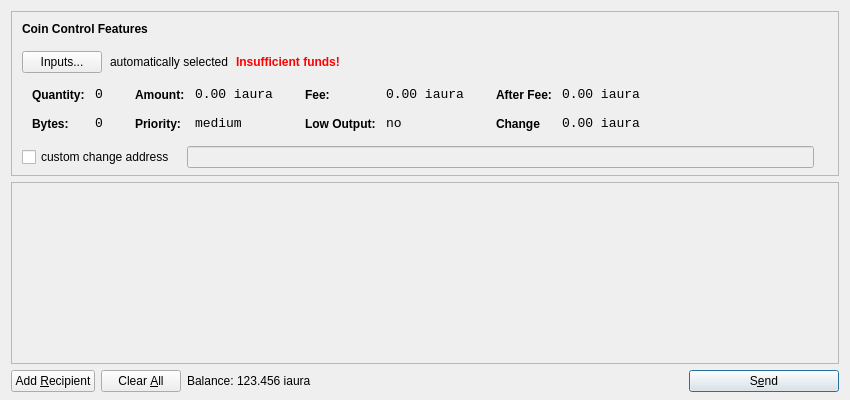
<?xml version="1.0" encoding="UTF-8"?>
<ui version="4.0">
 <class>SendCoinsDialog</class>
 <widget class="QDialog" name="SendCoinsDialog">
  <property name="geometry">
   <rect>
    <x>0</x>
    <y>0</y>
    <width>850</width>
    <height>400</height>
   </rect>
  </property>
  <property name="windowTitle">
   <string>Send Coins</string>
  </property>
  <layout class="QVBoxLayout" name="verticalLayout" stretch="0,1,0">
   <property name="bottomMargin">
    <number>8</number>
   </property>
   <item>
    <widget class="QFrame" name="frameCoinControl">
     <property name="sizePolicy">
      <sizepolicy hsizetype="Expanding" vsizetype="Expanding">
       <horstretch>0</horstretch>
       <verstretch>0</verstretch>
      </sizepolicy>
     </property>
     <property name="maximumSize">
      <size>
       <width>16777215</width>
       <height>16777215</height>
      </size>
     </property>
     <property name="frameShape">
      <enum>QFrame::StyledPanel</enum>
     </property>
     <property name="frameShadow">
      <enum>QFrame::Sunken</enum>
     </property>
     <layout class="QVBoxLayout" name="verticalLayoutCoinControl2">
      <property name="spacing">
       <number>6</number>
      </property>
      <property name="leftMargin">
       <number>0</number>
      </property>
      <property name="topMargin">
       <number>0</number>
      </property>
      <property name="rightMargin">
       <number>0</number>
      </property>
      <property name="bottomMargin">
       <number>6</number>
      </property>
      <item>
       <layout class="QVBoxLayout" name="verticalLayoutCoinControl" stretch="0,0,0,0,1">
        <property name="spacing">
         <number>0</number>
        </property>
        <property name="leftMargin">
         <number>10</number>
        </property>
        <property name="topMargin">
         <number>10</number>
        </property>
        <item>
         <layout class="QHBoxLayout" name="horizontalLayoutCoinControl1">
          <property name="bottomMargin">
           <number>15</number>
          </property>
          <item>
           <widget class="QLabel" name="labelCoinControlFeatures">
            <property name="sizePolicy">
             <sizepolicy hsizetype="Preferred" vsizetype="Maximum">
              <horstretch>0</horstretch>
              <verstretch>0</verstretch>
             </sizepolicy>
            </property>
            <property name="font">
             <font>
              <weight>75</weight>
              <bold>true</bold>
             </font>
            </property>
            <property name="styleSheet">
             <string notr="true">font-weight:bold;</string>
            </property>
            <property name="text">
             <string>Coin Control Features</string>
            </property>
           </widget>
          </item>
         </layout>
        </item>
        <item>
         <layout class="QHBoxLayout" name="horizontalLayoutCoinControl2" stretch="0,0,0,0">
          <property name="spacing">
           <number>8</number>
          </property>
          <property name="bottomMargin">
           <number>10</number>
          </property>
          <item>
           <widget class="QPushButton" name="pushButtonCoinControl">
            <property name="styleSheet">
             <string notr="true"/>
            </property>
            <property name="text">
             <string>Inputs...</string>
            </property>
           </widget>
          </item>
          <item>
           <widget class="QLabel" name="labelCoinControlAutomaticallySelected">
            <property name="text">
             <string>automatically selected</string>
            </property>
            <property name="margin">
             <number>5</number>
            </property>
           </widget>
          </item>
          <item>
           <widget class="QLabel" name="labelCoinControlInsuffFunds">
            <property name="font">
             <font>
              <weight>75</weight>
              <bold>true</bold>
             </font>
            </property>
            <property name="styleSheet">
             <string notr="true">color:red;font-weight:bold;</string>
            </property>
            <property name="text">
             <string>Insufficient funds!</string>
            </property>
            <property name="margin">
             <number>5</number>
            </property>
           </widget>
          </item>
          <item>
           <spacer name="horizontalSpacerCoinControl">
            <property name="orientation">
             <enum>Qt::Horizontal</enum>
            </property>
            <property name="sizeHint" stdset="0">
             <size>
              <width>40</width>
              <height>1</height>
             </size>
            </property>
           </spacer>
          </item>
         </layout>
        </item>
        <item>
         <widget class="QWidget" name="widgetCoinControl" native="true">
          <property name="sizePolicy">
           <sizepolicy hsizetype="Preferred" vsizetype="Preferred">
            <horstretch>0</horstretch>
            <verstretch>0</verstretch>
           </sizepolicy>
          </property>
          <property name="minimumSize">
           <size>
            <width>0</width>
            <height>0</height>
           </size>
          </property>
          <property name="styleSheet">
           <string notr="true"/>
          </property>
          <layout class="QHBoxLayout" name="horizontalLayoutCoinControl5">
           <property name="leftMargin">
            <number>0</number>
           </property>
           <property name="topMargin">
            <number>0</number>
           </property>
           <property name="rightMargin">
            <number>0</number>
           </property>
           <property name="bottomMargin">
            <number>0</number>
           </property>
           <item>
            <layout class="QHBoxLayout" name="horizontalLayoutCoinControl3" stretch="0,0,0,1">
             <property name="spacing">
              <number>20</number>
             </property>
             <property name="topMargin">
              <number>0</number>
             </property>
             <property name="bottomMargin">
              <number>10</number>
             </property>
             <item>
              <layout class="QFormLayout" name="formLayoutCoinControl1">
               <property name="horizontalSpacing">
                <number>10</number>
               </property>
               <property name="verticalSpacing">
                <number>14</number>
               </property>
               <property name="leftMargin">
                <number>10</number>
               </property>
               <property name="topMargin">
                <number>4</number>
               </property>
               <property name="rightMargin">
                <number>6</number>
               </property>
               <item row="0" column="0">
                <widget class="QLabel" name="labelCoinControlQuantityText">
                 <property name="styleSheet">
                  <string notr="true">font-weight:bold;</string>
                 </property>
                 <property name="text">
                  <string>Quantity:</string>
                 </property>
                 <property name="margin">
                  <number>0</number>
                 </property>
                </widget>
               </item>
               <item row="0" column="1">
                <widget class="QLabel" name="labelCoinControlQuantity">
                 <property name="font">
                  <font>
                   <family>Monospace</family>
                   <pointsize>10</pointsize>
                  </font>
                 </property>
                 <property name="cursor">
                  <cursorShape>IBeamCursor</cursorShape>
                 </property>
                 <property name="contextMenuPolicy">
                  <enum>Qt::ActionsContextMenu</enum>
                 </property>
                 <property name="text">
                  <string>0</string>
                 </property>
                 <property name="margin">
                  <number>0</number>
                 </property>
                 <property name="textInteractionFlags">
                  <set>Qt::LinksAccessibleByMouse|Qt::TextSelectableByKeyboard|Qt::TextSelectableByMouse</set>
                 </property>
                </widget>
               </item>
               <item row="1" column="0">
                <widget class="QLabel" name="labelCoinControlBytesText">
                 <property name="styleSheet">
                  <string notr="true">font-weight:bold;</string>
                 </property>
                 <property name="text">
                  <string>Bytes:</string>
                 </property>
                </widget>
               </item>
               <item row="1" column="1">
                <widget class="QLabel" name="labelCoinControlBytes">
                 <property name="font">
                  <font>
                   <family>Monospace</family>
                   <pointsize>10</pointsize>
                  </font>
                 </property>
                 <property name="cursor">
                  <cursorShape>IBeamCursor</cursorShape>
                 </property>
                 <property name="contextMenuPolicy">
                  <enum>Qt::ActionsContextMenu</enum>
                 </property>
                 <property name="text">
                  <string>0</string>
                 </property>
                 <property name="textInteractionFlags">
                  <set>Qt::LinksAccessibleByMouse|Qt::TextSelectableByKeyboard|Qt::TextSelectableByMouse</set>
                 </property>
                </widget>
               </item>
              </layout>
             </item>
             <item>
              <layout class="QFormLayout" name="formLayoutCoinControl2">
               <property name="horizontalSpacing">
                <number>10</number>
               </property>
               <property name="verticalSpacing">
                <number>14</number>
               </property>
               <property name="leftMargin">
                <number>6</number>
               </property>
               <property name="topMargin">
                <number>4</number>
               </property>
               <property name="rightMargin">
                <number>6</number>
               </property>
               <item row="0" column="0">
                <widget class="QLabel" name="labelCoinControlAmountText">
                 <property name="styleSheet">
                  <string notr="true">font-weight:bold;</string>
                 </property>
                 <property name="text">
                  <string>Amount:</string>
                 </property>
                 <property name="margin">
                  <number>0</number>
                 </property>
                </widget>
               </item>
               <item row="0" column="1">
                <widget class="QLabel" name="labelCoinControlAmount">
                 <property name="font">
                  <font>
                   <family>Monospace</family>
                   <pointsize>10</pointsize>
                  </font>
                 </property>
                 <property name="cursor">
                  <cursorShape>IBeamCursor</cursorShape>
                 </property>
                 <property name="contextMenuPolicy">
                  <enum>Qt::ActionsContextMenu</enum>
                 </property>
                 <property name="text">
                  <string>0.00 iaura</string>
                 </property>
                 <property name="textInteractionFlags">
                  <set>Qt::LinksAccessibleByMouse|Qt::TextSelectableByKeyboard|Qt::TextSelectableByMouse</set>
                 </property>
                </widget>
               </item>
               <item row="1" column="0">
                <widget class="QLabel" name="labelCoinControlPriorityText">
                 <property name="styleSheet">
                  <string notr="true">font-weight:bold;</string>
                 </property>
                 <property name="text">
                  <string>Priority:</string>
                 </property>
                </widget>
               </item>
               <item row="1" column="1">
                <widget class="QLabel" name="labelCoinControlPriority">
                 <property name="font">
                  <font>
                   <family>Monospace</family>
                   <pointsize>10</pointsize>
                  </font>
                 </property>
                 <property name="cursor">
                  <cursorShape>IBeamCursor</cursorShape>
                 </property>
                 <property name="contextMenuPolicy">
                  <enum>Qt::ActionsContextMenu</enum>
                 </property>
                 <property name="text">
                  <string>medium</string>
                 </property>
                 <property name="textInteractionFlags">
                  <set>Qt::LinksAccessibleByMouse|Qt::TextSelectableByKeyboard|Qt::TextSelectableByMouse</set>
                 </property>
                </widget>
               </item>
              </layout>
             </item>
             <item>
              <layout class="QFormLayout" name="formLayoutCoinControl3">
               <property name="horizontalSpacing">
                <number>10</number>
               </property>
               <property name="verticalSpacing">
                <number>14</number>
               </property>
               <property name="leftMargin">
                <number>6</number>
               </property>
               <property name="topMargin">
                <number>4</number>
               </property>
               <property name="rightMargin">
                <number>6</number>
               </property>
               <item row="0" column="0">
                <widget class="QLabel" name="labelCoinControlFeeText">
                 <property name="styleSheet">
                  <string notr="true">font-weight:bold;</string>
                 </property>
                 <property name="text">
                  <string>Fee:</string>
                 </property>
                 <property name="margin">
                  <number>0</number>
                 </property>
                </widget>
               </item>
               <item row="0" column="1">
                <widget class="QLabel" name="labelCoinControlFee">
                 <property name="font">
                  <font>
                   <family>Monospace</family>
                   <pointsize>10</pointsize>
                  </font>
                 </property>
                 <property name="cursor">
                  <cursorShape>IBeamCursor</cursorShape>
                 </property>
                 <property name="contextMenuPolicy">
                  <enum>Qt::ActionsContextMenu</enum>
                 </property>
                 <property name="text">
                  <string>0.00 iaura</string>
                 </property>
                 <property name="textInteractionFlags">
                  <set>Qt::LinksAccessibleByMouse|Qt::TextSelectableByKeyboard|Qt::TextSelectableByMouse</set>
                 </property>
                </widget>
               </item>
               <item row="1" column="0">
                <widget class="QLabel" name="labelCoinControlLowOutputText">
                 <property name="styleSheet">
                  <string notr="true">font-weight:bold;</string>
                 </property>
                 <property name="text">
                  <string>Low Output:</string>
                 </property>
                </widget>
               </item>
               <item row="1" column="1">
                <widget class="QLabel" name="labelCoinControlLowOutput">
                 <property name="font">
                  <font>
                   <family>Monospace</family>
                   <pointsize>10</pointsize>
                  </font>
                 </property>
                 <property name="cursor">
                  <cursorShape>IBeamCursor</cursorShape>
                 </property>
                 <property name="contextMenuPolicy">
                  <enum>Qt::ActionsContextMenu</enum>
                 </property>
                 <property name="text">
                  <string>no</string>
                 </property>
                 <property name="textInteractionFlags">
                  <set>Qt::LinksAccessibleByMouse|Qt::TextSelectableByKeyboard|Qt::TextSelectableByMouse</set>
                 </property>
                </widget>
               </item>
              </layout>
             </item>
             <item>
              <layout class="QFormLayout" name="formLayoutCoinControl4">
               <property name="horizontalSpacing">
                <number>10</number>
               </property>
               <property name="verticalSpacing">
                <number>14</number>
               </property>
               <property name="leftMargin">
                <number>6</number>
               </property>
               <property name="topMargin">
                <number>4</number>
               </property>
               <property name="rightMargin">
                <number>6</number>
               </property>
               <item row="0" column="0">
                <widget class="QLabel" name="labelCoinControlAfterFeeText">
                 <property name="styleSheet">
                  <string notr="true">font-weight:bold;</string>
                 </property>
                 <property name="text">
                  <string>After Fee:</string>
                 </property>
                 <property name="margin">
                  <number>0</number>
                 </property>
                </widget>
               </item>
               <item row="0" column="1">
                <widget class="QLabel" name="labelCoinControlAfterFee">
                 <property name="font">
                  <font>
                   <family>Monospace</family>
                   <pointsize>10</pointsize>
                  </font>
                 </property>
                 <property name="cursor">
                  <cursorShape>IBeamCursor</cursorShape>
                 </property>
                 <property name="contextMenuPolicy">
                  <enum>Qt::ActionsContextMenu</enum>
                 </property>
                 <property name="text">
                  <string>0.00 iaura</string>
                 </property>
                 <property name="textInteractionFlags">
                  <set>Qt::LinksAccessibleByMouse|Qt::TextSelectableByKeyboard|Qt::TextSelectableByMouse</set>
                 </property>
                </widget>
               </item>
               <item row="1" column="0">
                <widget class="QLabel" name="labelCoinControlChangeText">
                 <property name="styleSheet">
                  <string notr="true">font-weight:bold;</string>
                 </property>
                 <property name="text">
                  <string>Change</string>
                 </property>
                </widget>
               </item>
               <item row="1" column="1">
                <widget class="QLabel" name="labelCoinControlChange">
                 <property name="font">
                  <font>
                   <family>Monospace</family>
                   <pointsize>10</pointsize>
                  </font>
                 </property>
                 <property name="cursor">
                  <cursorShape>IBeamCursor</cursorShape>
                 </property>
                 <property name="contextMenuPolicy">
                  <enum>Qt::ActionsContextMenu</enum>
                 </property>
                 <property name="text">
                  <string>0.00 iaura</string>
                 </property>
                 <property name="textInteractionFlags">
                  <set>Qt::LinksAccessibleByMouse|Qt::TextSelectableByKeyboard|Qt::TextSelectableByMouse</set>
                 </property>
                </widget>
               </item>
              </layout>
             </item>
            </layout>
           </item>
          </layout>
         </widget>
        </item>
        <item>
         <layout class="QHBoxLayout" name="horizontalLayoutCoinControl4" stretch="0,0,0">
          <property name="spacing">
           <number>12</number>
          </property>
          <property name="sizeConstraint">
           <enum>QLayout::SetDefaultConstraint</enum>
          </property>
          <property name="topMargin">
           <number>5</number>
          </property>
          <property name="rightMargin">
           <number>5</number>
          </property>
          <item>
           <widget class="QCheckBox" name="checkBoxCoinControlChange">
            <property name="text">
             <string>custom change address</string>
            </property>
           </widget>
          </item>
          <item>
           <widget class="QLineEdit" name="lineEditCoinControlChange">
            <property name="enabled">
             <bool>false</bool>
            </property>
            <property name="sizePolicy">
             <sizepolicy hsizetype="Expanding" vsizetype="Fixed">
              <horstretch>0</horstretch>
              <verstretch>0</verstretch>
             </sizepolicy>
            </property>
           </widget>
          </item>
          <item>
           <widget class="QLabel" name="labelCoinControlChangeLabel">
            <property name="sizePolicy">
             <sizepolicy hsizetype="Preferred" vsizetype="Expanding">
              <horstretch>0</horstretch>
              <verstretch>0</verstretch>
             </sizepolicy>
            </property>
            <property name="minimumSize">
             <size>
              <width>0</width>
              <height>0</height>
             </size>
            </property>
            <property name="text">
             <string/>
            </property>
            <property name="margin">
             <number>3</number>
            </property>
           </widget>
          </item>
         </layout>
        </item>
        <item>
         <spacer name="verticalSpacerCoinControl">
          <property name="orientation">
           <enum>Qt::Vertical</enum>
          </property>
          <property name="sizeHint" stdset="0">
           <size>
            <width>800</width>
            <height>1</height>
           </size>
          </property>
         </spacer>
        </item>
       </layout>
      </item>
     </layout>
    </widget>
   </item>
   <item>
    <widget class="QScrollArea" name="scrollArea">
     <property name="widgetResizable">
      <bool>true</bool>
     </property>
     <widget class="QWidget" name="scrollAreaWidgetContents">
      <property name="geometry">
       <rect>
        <x>0</x>
        <y>0</y>
        <width>828</width>
        <height>162</height>
       </rect>
      </property>
      <layout class="QVBoxLayout" name="verticalLayout_2">
       <property name="leftMargin">
        <number>0</number>
       </property>
       <property name="topMargin">
        <number>0</number>
       </property>
       <property name="rightMargin">
        <number>0</number>
       </property>
       <property name="bottomMargin">
        <number>0</number>
       </property>
       <item>
        <layout class="QVBoxLayout" name="entries">
         <property name="spacing">
          <number>6</number>
         </property>
        </layout>
       </item>
       <item>
        <spacer name="verticalSpacer">
         <property name="orientation">
          <enum>Qt::Vertical</enum>
         </property>
         <property name="sizeHint" stdset="0">
          <size>
           <width>20</width>
           <height>40</height>
          </size>
         </property>
        </spacer>
       </item>
      </layout>
     </widget>
    </widget>
   </item>
   <item>
    <layout class="QHBoxLayout" name="horizontalLayout">
     <item>
      <widget class="QPushButton" name="addButton">
       <property name="toolTip">
        <string>Send to multiple recipients at once</string>
       </property>
       <property name="text">
        <string>Add &amp;Recipient</string>
       </property>
       <property name="icon">
        <iconset resource="../bitcoin.qrc">
         <normaloff>:/icons/add</normaloff>:/icons/add</iconset>
       </property>
       <property name="autoDefault">
        <bool>false</bool>
       </property>
      </widget>
     </item>
     <item>
      <widget class="QPushButton" name="clearButton">
       <property name="sizePolicy">
        <sizepolicy hsizetype="Minimum" vsizetype="Fixed">
         <horstretch>0</horstretch>
         <verstretch>0</verstretch>
        </sizepolicy>
       </property>
       <property name="toolTip">
        <string>Remove all transaction fields</string>
       </property>
       <property name="text">
        <string>Clear &amp;All</string>
       </property>
       <property name="icon">
        <iconset resource="../bitcoin.qrc">
         <normaloff>:/icons/remove</normaloff>:/icons/remove</iconset>
       </property>
       <property name="autoRepeatDelay">
        <number>300</number>
       </property>
       <property name="autoDefault">
        <bool>false</bool>
       </property>
      </widget>
     </item>
     <item>
      <layout class="QHBoxLayout" name="horizontalLayout_2">
       <property name="spacing">
        <number>3</number>
       </property>
       <item>
        <widget class="QLabel" name="label">
         <property name="sizePolicy">
          <sizepolicy hsizetype="Preferred" vsizetype="Fixed">
           <horstretch>0</horstretch>
           <verstretch>0</verstretch>
          </sizepolicy>
         </property>
         <property name="text">
          <string>Balance:</string>
         </property>
        </widget>
       </item>
       <item>
        <widget class="QLabel" name="labelBalance">
         <property name="sizePolicy">
          <sizepolicy hsizetype="Preferred" vsizetype="Fixed">
           <horstretch>0</horstretch>
           <verstretch>0</verstretch>
          </sizepolicy>
         </property>
         <property name="cursor">
          <cursorShape>IBeamCursor</cursorShape>
         </property>
         <property name="text">
          <string>123.456 iaura</string>
         </property>
         <property name="textInteractionFlags">
          <set>Qt::LinksAccessibleByMouse|Qt::TextSelectableByKeyboard|Qt::TextSelectableByMouse</set>
         </property>
        </widget>
       </item>
      </layout>
     </item>
     <item>
      <spacer name="horizontalSpacer">
       <property name="orientation">
        <enum>Qt::Horizontal</enum>
       </property>
       <property name="sizeHint" stdset="0">
        <size>
         <width>40</width>
         <height>20</height>
        </size>
       </property>
      </spacer>
     </item>
     <item>
      <widget class="QPushButton" name="sendButton">
       <property name="minimumSize">
        <size>
         <width>150</width>
         <height>0</height>
        </size>
       </property>
       <property name="toolTip">
        <string>Confirm the send action</string>
       </property>
       <property name="text">
        <string>S&amp;end</string>
       </property>
       <property name="icon">
        <iconset resource="../bitcoin.qrc">
         <normaloff>:/icons/send</normaloff>:/icons/send</iconset>
       </property>
       <property name="default">
        <bool>true</bool>
       </property>
      </widget>
     </item>
    </layout>
   </item>
  </layout>
 </widget>
 <resources>
  <include location="../bitcoin.qrc"/>
 </resources>
 <connections/>
</ui>
